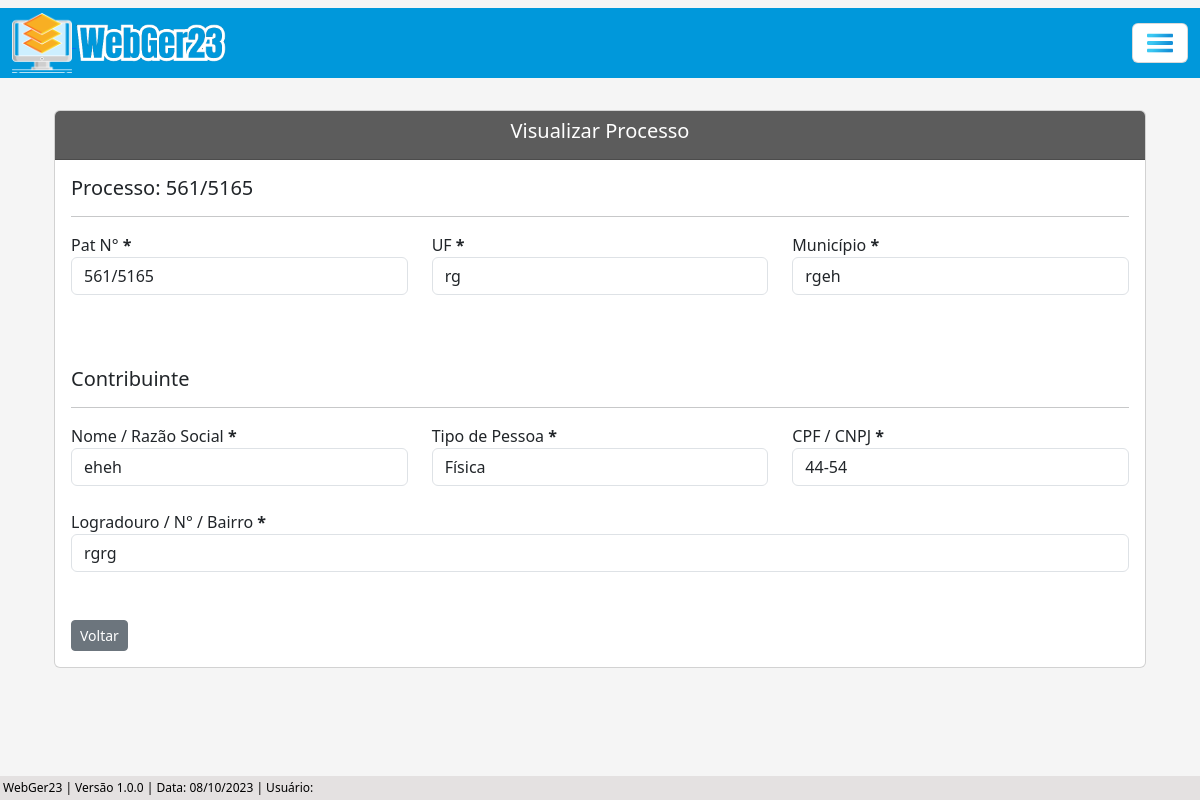
Before: /visualizar/processo-adm/1/ with the older database file.
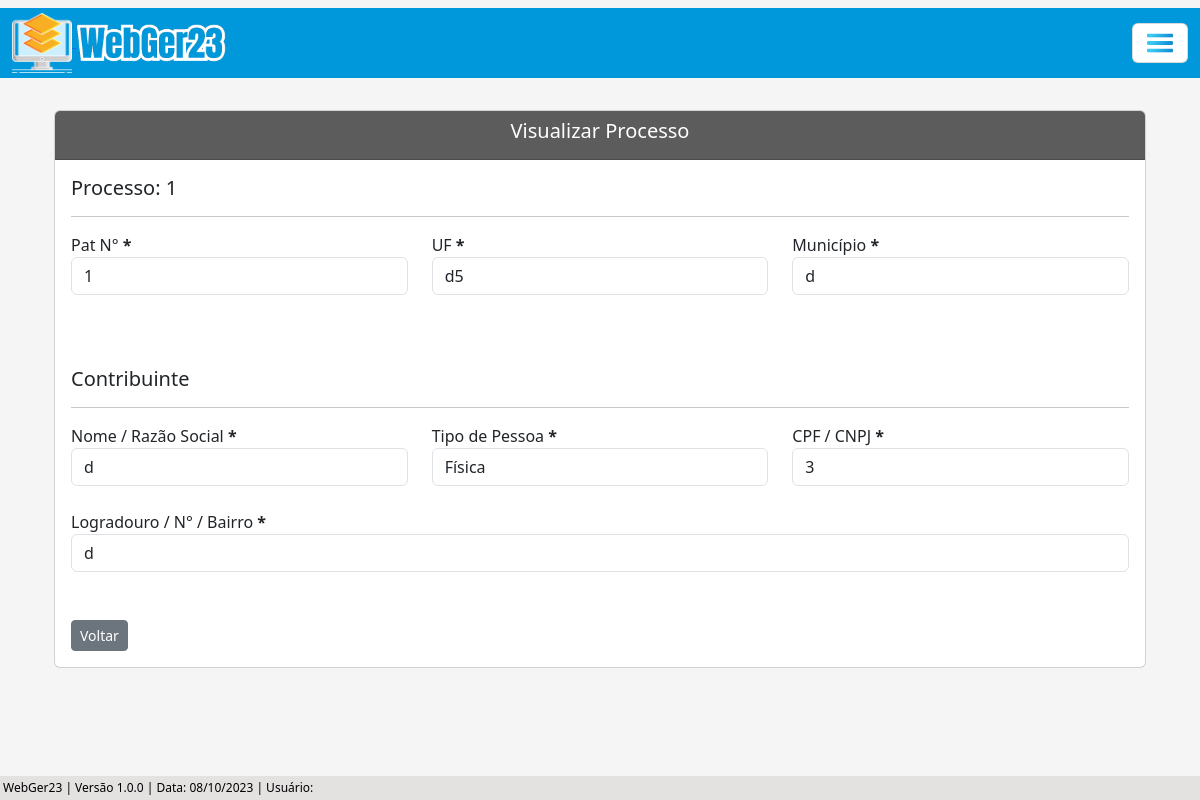
After: the same page with the newer database file.
### processo/models.py (models this page shows, shortened)
class Base(models.Model): # Classe base, será herdada pelas outras classes
    data_criacao = models.DateTimeField('data_criação', auto_now_add=True)
    usuario_criador = models.ForeignKey(get_user_model(), verbose_name='Usuário Criador', on_delete=models.SET_NULL, null=True)
    data_alteracao = models.DateTimeField('Alterado', auto_now=True)
    ativo = models.BooleanField('Ativo?', default=True)
    class Meta:
        abstract = True

class ProcessoAdm(Base):
    tipo_pessoas = (
        ('Física', 'Física'), ('Jurídica', 'Jurídica'),
    )
    numero = models.CharField(unique=True, verbose_name='N°', max_length=10) # Número do processo
    municipio = models.CharField(max_length=50, verbose_name='Município') # Município
    uf = models.CharField(max_length=2) # UF
    data_inicial = models.DateField(blank=True, null=True) # Data Inicial do Período do processo
    data_final = models.DateField(blank=True, null=True) # Data final do Período do processo
    data_div_ativa = models.DateField(blank=True, null=True) # Data dívida ativa
    valor_atributo = models.CharField(max_length=14, blank=True, null=True)  # Valor do atributo
    valor_multa = models.CharField(max_length=14, blank=True, null=True) # Valor da multa
    valor_credito = models.CharField(max_length=14, blank=True, null=True) # Valor do crédito
    valor_atualizado = models.CharField(max_length=14, blank=True, null=True) # Valor do atualizado
    data_valor_atualizado = models.DateField(blank=True, null=True) # Data valor atualizado
    nome_contribuinte = models.CharField(max_length=50)  # Nome / Razão Social
    tipo_pessoa = models.CharField(max_length=50, choices=tipo_pessoas) # Física / Jurídica # Utiliza choices(escolhas) para selecionar o tipo de pessoas
    documento = models.CharField(max_length=20, verbose_name='CPF/CNPJ', unique=True) # CPF / CNPJ
    nome_fantasia = models.CharField(max_length=50, blank=True, null=True) # Nome Fantasia
    email = models.EmailField(max_length=50, blank=True, null=True) # E-mail
    endereco = models.CharField(max_length=150) # Rua
    complemento = models.CharField(max_length=50, blank=True, null=True) # Complemento
    municipio_contribuinte = models.CharField(max_length=50, blank=True, null=True) # Município Contribuinte
    uf_contribuinte = models.CharField(max_length=2, verbose_name='UF', blank=True, null=True) # UF Contribuinte
    cep = models.CharField(max_length=10, blank=True, null=True) # CEP
    telefone = models.CharField(max_length=20, blank=True, null=True) # Telefone
    celular = models.CharField(max_length=20, blank=True, null=True) # Celular

### processo/views.py (the view)
# urls.py: path('visualizar/processo-adm/<int:pk>/', ProcessoAdmView.as_view(), name='proc-adm-view'),
class ProcessoAdmView(TemplateView):
    template_name = 'processos/views/processo_adm_view.html'
    def get_context_data(self, **kwargs):
        processo_pk = self.kwargs.get('pk') # Pega a PK do processo através da URL
        context = super().get_context_data(**kwargs)
        context['dados_processo'] = ProcessoAdm.objects.filter(pk=processo_pk) # Filtra os dados do processo através da pk
        return context

### processo/templates/processos/views/processo_adm_view.html (shortened to what this page needs)
{% extends 'index.html' %}
{% load static %}
{% load widget_tweaks %}
{% block conteudo %}
    <div class="container p-4">
        <div class="card">
            <div class="card-header text-white" style="background-color: #5c5c5c;">
                <h5 style="text-align: center;">Visualizar Processo</h5>
            </div>
            <div class="card-body">
                {% for atributo in dados_processo %}
                    <h5>Processo: {{ atributo.numero }}</h5>
                    <hr>
                    <div class="row">
                        {% if atributo.numero %}
                            <div class="col">
                                <label for="numero">Pat N° <b>*</b></label>
                                <input type="text" class="form-control" value="{{ atributo.numero}}" readonly>
                            </div>
                        {% endif %}
                        {% if atributo.uf %}
                            <div class="col">
                                <label for="uf">UF <b>*</b></label>
                                <input type="text" class="form-control" value="{{ atributo.uf }}" readonly>
                            </div>
                        {% endif %}
                        {% if atributo.municipio %}
                            <div class="col">
                                <label for="municipio">Município <b>*</b></label>
                                <input type="text" class="form-control" value="{{ atributo.municipio }}" readonly>
                            </div>
                        {% endif %}
                    </div>
                    <br>
                    <br><br>
                    <h5>Contribuinte</h5>
                    <hr>
                    <div class="row">
                        {% if atributo.nome_contribuinte %}
                            <div class="col">
                                <label for="nome_contribuinte">Nome / Razão Social <b>*</b></label>
                                <input type="text" class="form-control" value="{{ atributo.nome_contribuinte }}" readonly>
                            </div>
                        {% endif %}
                        {% if atributo.tipo_pessoa %}
                            <div class="col">
                                <label for="tipo_pessoa">Tipo de Pessoa <b>*</b></label>
                                <input type="text" class="form-control" value="{{ atributo.tipo_pessoa }}" readonly>
                            </div>
                        {% endif %}
                        {% if atributo.documento %}
                            <div class="col">
                                <label for="documento">CPF / CNPJ <b>*</b></label>
                                <input type="text" class="form-control" value="{{ atributo.documento }}" readonly>
                            </div>
                        {% endif %}
                    </div>
                    <br>
                    <div class="row">
                        {% if atributo.endereco %}
                            <div class="col">
                                <label for="endereco">Logradouro / N° / Bairro <b>*</b></label>
                                <input type="text" class="form-control" value="{{ atributo.endereco }}" id="endereco" readonly>
                            </div>
                        {% endif %}
                    </div>
                    <br>
                    <br>
                    <a href="{% url 'proc-adm-list' %}" class="btn btn-secondary btn-sm">Voltar</a>
                {% endfor %}
            </div>
        </div>
    </div>
    <br><br>
{% endblock %}

Changed rows visible on the page:
changed ProcessoAdm "Física": numero "561/5165" → "1"; uf "rg" → "d5"; municipio "rgeh" → "d"; nome_contribuinte "eheh" → "d"; documento "44-54" → "3"; endereco "rgrg" → "d"
